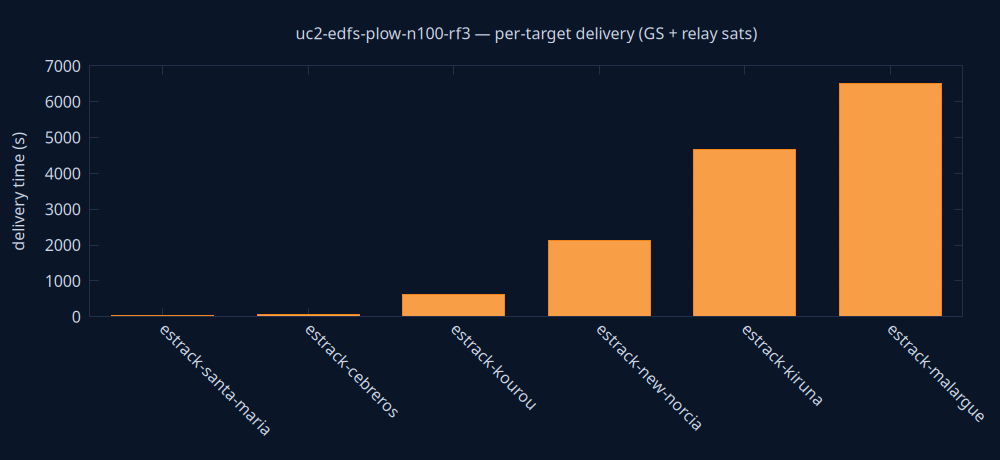

Write gnuplot code to recreate this figure.
set terminal pngcairo size 1000,460 background rgb '#0a1628'
set output 'delivery.png'
set style fill solid 0.8
set boxwidth 0.7 relative
set border lc rgb '#22304a'
set grid ytics lc rgb '#22304a'
set yrange [0:*]
set ylabel 'delivery time (s)' textcolor rgb '#cdd7ea'
set xtics rotate by -45 textcolor rgb '#cdd7ea'
set ytics textcolor rgb '#cdd7ea'
set title 'uc2-edfs-plow-n100-rf3 — per-target delivery (GS + relay sats)' textcolor rgb '#cdd7ea'
plot 'delivery.dat' using 0:2:3:xtic(1) with boxes lc rgb variable notitle
